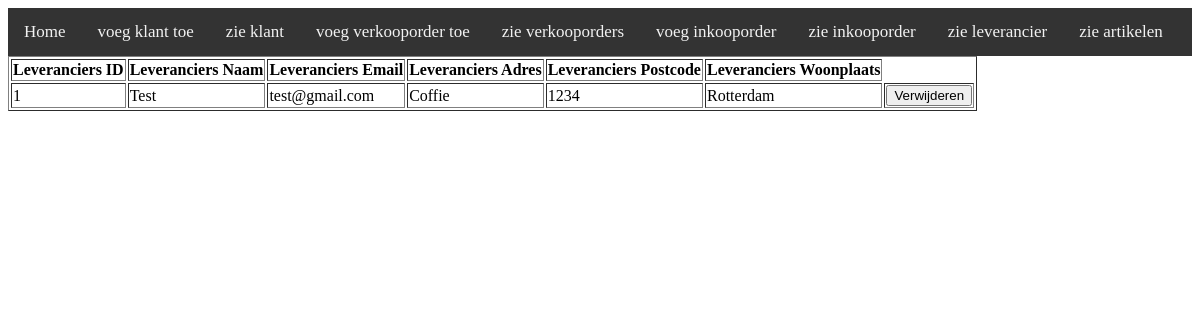
Page /INDEXleveranciers.php on the committed database.
### tables this page shows
CREATE TABLE `leveranciers` (
  `LevId` int(11) NOT NULL,
  `LevNaam` varchar(45) DEFAULT NULL,
  `LevEmail` varchar(45) NOT NULL,
  `LevAdres` varchar(45) NOT NULL,
  `LevPostcode` varchar(6) DEFAULT NULL,
  `LevWoonplaats` varchar(45) DEFAULT NULL
);

### Leveranciers.php (the view, shortened to what this page needs)
<?php
class Leveranciers
{
    public function haalLeveranciers(){
        $conn = dbConnect();
        $Leveranciers = $conn->prepare("SELECT * from leveranciers");
        $Leveranciers->execute();
        return $Leveranciers;
    }
    public function toonLeveranciers($toonLeveranciers){
        echo "<table border=1 class= table>";
        echo "<tr>";
        echo "<th>Leveranciers ID</th>";
        echo "<th>Leveranciers Naam</th>";
        echo "<th>Leveranciers Email</th>";
        echo "<th>Leveranciers Adres</th>";
        echo "<th>Leveranciers Postcode</th>";
        echo "<th>Leveranciers Woonplaats</th>";
        echo "</tr>";
        foreach ($toonLeveranciers as $row)
        {
            echo "<tr>";
            echo "<td>" . $row["LevId"] . "</td>";
            echo "<td>" . $row["LevNaam"] . "</td>";
            echo "<td>" . $row["LevEmail"] . "</td>";
            echo "<td>" . $row["LevAdres"] . "</td>";
            echo "<td>" . $row["LevPostcode"] . "</td>";
            echo "<td>" . $row["LevWoonplaats"] . "</td>";
            echo "<td> <form action='Leveranciers_verwijderen.php' method='post'><input type='submit' value='Verwijderen'>
			<input type='hidden' name='id' value=" . $row["LevId"] . " ></form>";
            echo "</tr>";
        }
        echo "</table>";
    }
}

### rows in the picture
leveranciers: LevId "1", LevNaam "Test", LevEmail "test@gmail.com", LevAdres "Coffie", LevPostcode "1234", LevWoonplaats "Rotterdam"
